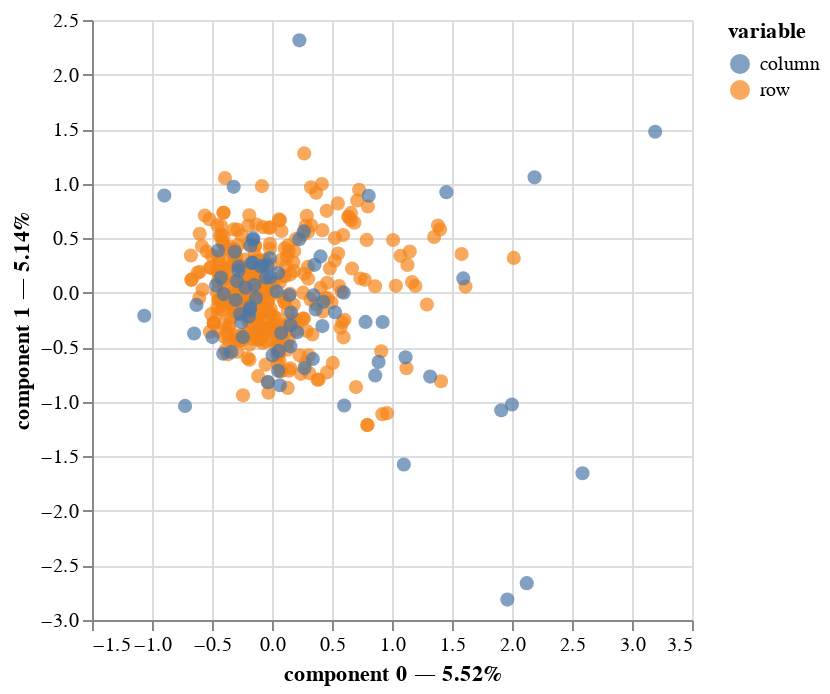

The cell this chart's notebook holds for it:
### Code cell
ax = mca.plot(dfa_test)
ax

### Figure 1 — Vega-Lite specification as saved in the notebook (floating-point values rounded to 4 significant figures; data arrays with more than 128 entries replaced by an {"elided": "..."} marker saying what was removed)
{"config": {"view": {"continuousWidth": 300, "continuousHeight": 300}}, "layer": [{"data": {"name": "data-2d6fdeef15ba56d0b54564a52917c029"}, "mark": {"type": "circle", "size": 50}, "encoding": {"color": {"field": "variable", "type": "nominal"}, "tooltip": [{"field": "variable", "type": "nominal"}, {"field": "value", "type": "nominal"}, {"field": "component 0", "type": "quantitative"}, {"field": "component 1", "type": "quantitative"}], "x": {"axis": {"title": "component 0 — 5.52%"}, "field": "component 0", "scale": {"zero": false}, "type": "quantitative"}, "y": {"axis": {"title": "component 1 — 5.14%"}, "field": "component 1", "scale": {"zero": false}, "type": "quantitative"}}, "name": "view_7"}, {"data": {"name": "data-4f1ff670bef3b7fd7541fcd27f8a31f4"}, "mark": {"type": "circle", "size": 50}, "encoding": {"color": {"field": "variable", "type": "nominal"}, "tooltip": [{"field": "variable", "type": "nominal"}, {"field": "value", "type": "nominal"}, {"field": "component 0", "type": "quantitative"}, {"field": "component 1", "type": "quantitative"}], "x": {"axis": {"title": "component 0 — 5.52%"}, "field": "component 0", "scale": {"zero": false}, "type": "quantitative"}, "y": {"axis": {"title": "component 1 — 5.14%"}, "field": "component 1", "scale": {"zero": false}, "type": "quantitative"}}}], "params": [{"name": "param_7", "select": {"type": "interval", "encodings": ["x", "y"]}, "bind": "scales", "views": ["view_7"]}], "$schema": "https://vega.github.io/schema/vega-lite/v5.20.1.json", "datasets": {"data-2d6fdeef15ba56d0b54564a52917c029": {"elided": "373 records"}, "data-4f1ff670bef3b7fd7541fcd27f8a31f4": [{"component 0": 0.004641, "component 1": -0.5739, "component 2": 0.9818, "component 3": -0.2076, "component 4": -0.2108, "component 5": 0.01221, "component 6": 0.7402, "component 7": -0.35, "component 8": -0.03581, "variable": "column", "value": "adopt_age__0.0", "label": "adopt_age__0.0"}, {"component 0": 0.3639, "component 1": -0.1531, "component 2": 0.7445, "component 3": -0.02158, "component 4": -0.03025, "component 5": -0.1223, "component 6": -0.008522, "component 7": 0.2019, "component 8": -0.1974, "variable": "column", "value": "adopt_age__1.0", "label": "adopt_age__1.0"}, {"component 0": -0.2218, "component 1": 0.04534, "component 2": -0.609, "component 3": 0.3067, "component 4": 0.4896, "component 5": 0.5147, "component 6": -0.6256, "component 7": -0.4243, "component 8": 0.2744, "variable": "column", "value": "adopt_age__10.0", "label": "adopt_age__10.0"}, {"component 0": -0.03442, "component 1": -0.82, "component 2": -0.6777, "component 3": 0.7572, "component 4": 0.3185, "component 5": -0.3943, "component 6": -0.06142, "component 7": 0.6787, "component 8": -0.02939, "variable": "column", "value": "adopt_age__11.0", "label": "adopt_age__11.0"}, {"component 0": 0.8603, "component 1": -0.7582, "component 2": -1.106, "component 3": 0.1896, "component 4": 1.398, "component 5": 1.148, "component 6": 1.133, "component 7": 1.848, "component 8": 0.8892, "variable": "column", "value": "adopt_age__12.0", "label": "adopt_age__12.0"}, {"component 0": -0.1565, "component 1": 0.5003, "component 2": -0.5787, "component 3": 0.8355, "component 4": 0.1353, "component 5": -0.2244, "component 6": -0.1211, "component 7": 0.3102, "component 8": -0.3613, "variable": "column", "value": "adopt_age__13.0", "label": "adopt_age__13.0"}, {"component 0": 0.4042, "component 1": 0.333, "component 2": 0.1552, "component 3": 1.136, "component 4": 1.009, "component 5": -0.7014, "component 6": 0.6511, "component 7": 0.5875, "component 8": -0.5348, "variable": "column", "value": "adopt_age__15.0", "label": "adopt_age__15.0"}, {"component 0": 2.587, "component 1": -1.655, "component 2": -3.034, "component 3": 2.285, "component 4": 0.508, "component 5": -1.852, "component 6": 3.227, "component 7": 1.064, "component 8": -0.366, "variable": "column", "value": "adopt_age__16.0", "label": "adopt_age__16.0"}, {"component 0": 1.961, "component 1": -2.813, "component 2": -2.351, "component 3": 2.08, "component 4": 0.5664, "component 5": -1.551, "component 6": 2.087, "component 7": 1.371, "component 8": -0.5888, "variable": "column", "value": "adopt_age__18.0", "label": "adopt_age__18.0"}, {"component 0": 0.1598, "component 1": -0.1846, "component 2": 0.3869, "component 3": -0.2531, "component 4": -0.1853, "component 5": 0.04617, "component 6": 0.003129, "component 7": 0.08562, "component 8": -0.2351, "variable": "column", "value": "adopt_age__2.0", "label": "adopt_age__2.0"}, {"component 0": 0.05088, "component 1": -0.7163, "component 2": -0.375, "component 3": 0.01882, "component 4": -0.6831, "component 5": 0.5545, "component 6": -3.19, "component 7": -0.3099, "component 8": 1.061, "variable": "column", "value": "adopt_age__20.0", "label": "adopt_age__20.0"}, {"component 0": 1.318, "component 1": -0.7685, "component 2": 0.1745, "component 3": -0.1234, "component 4": -0.6894, "component 5": -0.0162, "component 6": -0.6678, "component 7": -1.615, "component 8": 0.00435, "variable": "column", "value": "adopt_age__22.0", "label": "adopt_age__22.0"}, {"component 0": 0.06516, "component 1": -0.8481, "component 2": -0.7037, "component 3": -0.6971, "component 4": 1.308, "component 5": -0.6924, "component 6": -0.4145, "component 7": -0.09443, "component 8": 0.216, "variable": "column", "value": "adopt_age__27.0", "label": "adopt_age__27.0"}, {"component 0": -0.03845, "component 1": 0.2475, "component 2": 0.2113, "component 3": -0.2935, "component 4": 0.1739, "component 5": -0.244, "component 6": 0.1003, "component 7": 0.02955, "component 8": -0.5151, "variable": "column", "value": "adopt_age__3.0", "label": "adopt_age__3.0"}, {"component 0": 0.2644, "component 1": 0.5619, "component 2": 0.1899, "component 3": -0.3098, "component 4": -0.2043, "component 5": -0.3242, "component 6": 0.09021, "component 7": 0.02051, "component 8": 0.2272, "variable": "column", "value": "adopt_age__4.0", "label": "adopt_age__4.0"}, {"component 0": 0.5977, "component 1": 0.0007606, "component 2": -1.816, "component 3": -0.1838, "component 4": -0.6892, "component 5": 2.457, "component 6": -0.0005463, "component 7": 0.1266, "component 8": 0.8184, "variable": "column", "value": "adopt_age__40.0", "label": "adopt_age__40.0"}, {"component 0": -0.01734, "component 1": 0.3183, "component 2": -0.07563, "component 3": -0.2642, "component 4": 0.2822, "component 5": -0.3223, "component 6": -0.1283, "component 7": 0.2389, "component 8": -0.3352, "variable": "column", "value": "adopt_age__5.0", "label": "adopt_age__5.0"}, {"component 0": -0.1589, "component 1": 0.4842, "component 2": -0.07723, "component 3": 0.1275, "component 4": 0.05324, "component 5": -0.2577, "component 6": 0.06306, "component 7": 0.2451, "component 8": 0.2155, "variable": "column", "value": "adopt_age__6.0", "label": "adopt_age__6.0"}, {"component 0": -0.06853, "component 1": 0.2506, "component 2": -0.6177, "component 3": -0.02679, "component 4": -0.1724, "component 5": 0.02041, "component 6": -0.2148, "component 7": 0.03675, "component 8": 0.7485, "variable": "column", "value": "adopt_age__7.0", "label": "adopt_age__7.0"}, {"component 0": -0.6293, "component 1": -0.1114, "component 2": -0.5295, "component 3": 0.3574, "component 4": -0.5012, "component 5": 0.1576, "component 6": -0.4925, "component 7": -0.6004, "component 8": 0.03472, "variable": "column", "value": "adopt_age__8.0", "label": "adopt_age__8.0"}, {"component 0": -0.2919, "component 1": 0.1085, "component 2": -0.5321, "component 3": 0.2221, "component 4": 0.1023, "component 5": 0.9879, "component 6": -0.5735, "component 7": -0.3604, "component 8": -0.1644, "variable": "column", "value": "adopt_age__9.0", "label": "adopt_age__9.0"}, {"component 0": 0.05499, "component 1": -0.5333, "component 2": 1.113, "component 3": 0.2389, "component 4": 0.2574, "component 5": 0.2448, "component 6": 0.5647, "component 7": -0.2594, "component 8": 0.3823, "variable": "column", "value": "adozione_int__0", "label": "adozione_int__0"}, {"component 0": -0.01454, "component 1": 0.141, "component 2": -0.2944, "component 3": -0.06316, "component 4": -0.06806, "component 5": -0.06473, "component 6": -0.1493, "component 7": 0.06858, "component 8": -0.1011, "variable": "column", "value": "adozione_int__1", "label": "adozione_int__1"}, {"component 0": -0.3099, "component 1": 0.375, "component 2": 0.2493, "component 3": 0.2918, "component 4": -0.1011, "component 5": -0.1491, "component 6": -0.08027, "component 7": 0.02386, "component 8": 0.01285, "variable": "column", "value": "attualmente_lavora__0.0", "label": "attualmente_lavora__0.0"}, {"component 0": 0.1533, "component 1": -0.4913, "component 2": -0.3171, "component 3": -0.5459, "component 4": 0.3174, "component 5": 0.1138, "component 6": 0.1868, "component 7": 0.09451, "component 8": -0.01866, "variable": "column", "value": "attualmente_lavora__1.0", "label": "attualmente_lavora__1.0"}, {"component 0": 1.594, "component 1": 0.1315, "component 2": 0.02336, "component 3": 1.205, "component 4": -1.282, "component 5": 0.4972, "component 6": -0.5786, "component 7": -0.8392, "component 8": 0.01678, "variable": "column", "value": "attualmente_lavora__99.0", "label": "attualmente_lavora__99.0"}, {"component 0": -0.147, "component 1": 0.07067, "component 2": 0.004826, "component 3": 0.04381, "component 4": 0.1104, "component 5": -0.04205, "component 6": 0.09076, "component 7": -0.03239, "component 8": -0.05997, "variable": "column", "value": "dovuto_ripetere_anni_madre__0.0", "label": "dovuto_ripetere_anni_madre__0.0"}, {"component 0": -0.4018, "component 1": -0.01277, "component 2": 0.02958, "component 3": 0.01275, "component 4": 0.07353, "component 5": -0.01587, "component 6": 0.004713, "component 7": -0.1417, "component 8": -0.01227, "variable": "column", "value": "dovuto_ripetere_anni_madre__1.0", "label": "dovuto_ripetere_anni_madre__1.0"}, {"component 0": -0.04932, "component 1": 0.1389, "component 2": 0.4406, "component 3": -0.4755, "component 4": 0.1698, "component 5": -0.1063, "component 6": -0.3121, "component 7": 0.444, "component 8": -0.75, "variable": "column", "value": "dovuto_ripetere_anni_madre__2.0", "label": "dovuto_ripetere_anni_madre__2.0"}, {"component 0": 0.9218, "component 1": -0.2686, "component 2": -0.8585, "component 3": -1.99, "component 4": -1.442, "component 5": -1.956, "component 6": 1.035, "component 7": -0.6973, "component 8": 1.71, "variable": "column", "value": "dovuto_ripetere_anni_madre__3.0", "label": "dovuto_ripetere_anni_madre__3.0"}, {"component 0": 0.5247, "component 1": -0.1785, "component 2": -0.03462, "component 3": -0.0429, "component 4": -0.292, "component 5": 0.1634, "component 6": -0.2359, "component 7": 0.1275, "component 8": 0.17, "variable": "column", "value": "dovuto_ripetere_anni_madre__99.0", "label": "dovuto_ripetere_anni_madre__99.0"}, {"component 0": -0.1793, "component 1": 0.4303, "component 2": 0.2953, "component 3": 0.5157, "component 4": -0.1034, "component 5": -0.1464, "component 6": -0.201, "component 7": 0.2043, "component 8": -0.04507, "variable": "column", "value": "dovuto_ripetere_anni_superiore__0.0", "label": "dovuto_ripetere_anni_superiore__0.0"}, {"component 0": -0.4971, "component 1": -0.4064, "component 2": 0.5049, "component 3": -0.2874, "component 4": -0.1875, "component 5": 0.07177, "component 6": 0.2368, "component 7": 0.05431, "component 8": -0.4024, "variable": "column", "value": "dovuto_ripetere_anni_superiore__1.0", "label": "dovuto_ripetere_anni_superiore__1.0"}, {"component 0": -0.6494, "component 1": -0.3741, "component 2": -1.466, "component 3": -0.8708, "component 4": -1.481, "component 5": 2.193, "component 6": 0.2996, "component 7": 1.539, "component 8": -0.1502, "variable": "column", "value": "dovuto_ripetere_anni_superiore__2.0", "label": "dovuto_ripetere_anni_superiore__2.0"}, {"component 0": 0.2282, "component 1": 2.313, "component 2": -0.7353, "component 3": -2.605, "component 4": -4.16, "component 5": -3.307, "component 6": 2.213, "component 7": -1.21, "component 8": 3.207, "variable": "column", "value": "dovuto_ripetere_anni_superiore__3.0", "label": "dovuto_ripetere_anni_superiore__3.0"}, {"component 0": 0.4196, "component 1": -0.3058, "component 2": -0.3469, "component 3": -0.295, "component 4": 0.3884, "component 5": -0.0009276, "component 6": 0.04829, "component 7": -0.3397, "component 8": 0.1433, "variable": "column", "value": "dovuto_ripetere_anni_superiore__99.0", "label": "dovuto_ripetere_anni_superiore__99.0"}, {"component 0": 0.03788, "component 1": 0.01338, "component 2": -0.007684, "component 3": 0.002639, "component 4": 0.05136, "component 5": 0.01772, "component 6": -0.004043, "component 7": -0.01335, "component 8": -0.001509, "variable": "column", "value": "fatto_esperienze_allestero__0", "label": "fatto_esperienze_allestero__0"}, {"component 0": -0.1344, "component 1": -0.04747, "component 2": 0.02727, "component 3": -0.009366, "component 4": -0.1823, "component 5": -0.0629, "component 6": 0.01435, "component 7": 0.04739, "component 8": 0.005357, "variable": "column", "value": "fatto_esperienze_allestero__1", "label": "fatto_esperienze_allestero__1"}, {"component 0": -0.1595, "component 1": 0.275, "component 2": -0.2605, "component 3": -0.1781, "component 4": -0.2038, "component 5": 0.08539, "component 6": -0.01597, "component 7": -0.03275, "component 8": -0.07926, "variable": "column", "value": "genere_fem__0", "label": "genere_fem__0"}, {"component 0": 0.21, "component 1": -0.3621, "component 2": 0.343, "component 3": 0.2345, "component 4": 0.2683, "component 5": -0.1124, "component 6": 0.02103, "component 7": 0.04313, "component 8": 0.1044, "variable": "column", "value": "genere_fem__1", "label": "genere_fem__1"}, {"component 0": -0.2432, "component 1": -0.406, "component 2": -0.044, "component 3": 0.01155, "component 4": -0.1153, "component 5": -0.071, "component 6": -0.1375, "component 7": -0.0288, "component 8": 0.06391, "variable": "column", "value": "presenza_certificazione_sensi_l170_2010__0.0", "label": "presenza_certificazione_sensi_l170_2010__0.0"}, {"component 0": -0.3195, "component 1": 0.9707, "component 2": 0.04722, "component 3": 0.2466, "component 4": 0.8279, "component 5": 0.5076, "component 6": 0.5143, "component 7": -0.03932, "component 8": -0.02892, "variable": "column", "value": "presenza_certificazione_sensi_l170_2010__1.0", "label": "presenza_certificazione_sensi_l170_2010__1.0"}, {"component 0": 1.453, "component 1": 0.9216, "component 2": 0.1579, "component 3": -0.3004, "component 4": -0.2904, "component 5": -0.1767, "component 6": 0.1263, "component 7": 0.1736, "component 8": -0.2689, "variable": "column", "value": "presenza_certificazione_sensi_l170_2010__99.0", "label": "presenza_certificazione_sensi_l170_2010__99.0"}, {"component 0": -0.2653, "component 1": -0.1961, "component 2": -0.02072, "component 3": 0.009775, "component 4": 0.0001108, "component 5": -0.05707, "component 6": -0.07157, "component 7": 0.08454, "component 8": 0.04293, "variable": "column", "value": "presenza_patologie_certificate_sensi_104_comma_1_comma_3_1992__0.0", "label": "presenza_patologie_certificate_sensi_104_comma_1_comma_3_1992__0.0"}, {"component 0": 0.8059, "component 1": 0.8888, "component 2": -0.3208, "component 3": 0.2424, "component 4": -0.08683, "component 5": -0.1419, "component 6": 0.7211, "component 7": -1.013, "component 8": -0.5651, "variable": "column", "value": "presenza_patologie_certificate_sensi_104_comma_1_comma_3_1992__1.0", "label": "presenza_patologie_certificate_sensi_104_comma_1_comma_3_1992__1.0"}, {"component 0": 2.188, "component 1": 1.058, "component 2": 0.9035, "component 3": -0.6, "component 4": 0.1642, "component 5": 1.072, "component 6": -0.3714, "component 7": 0.7461, "component 8": 0.4759, "variable": "column", "value": "presenza_patologie_certificate_sensi_104_comma_1_comma_3_1992__99.0", "label": "presenza_patologie_certificate_sensi_104_comma_1_comma_3_1992__99.0"}, {"component 0": 1.098, "component 1": -1.574, "component 2": -1.329, "component 3": 1.455, "component 4": 0.658, "component 5": -1.391, "component 6": 1.241, "component 7": 1.037, "component 8": -0.3146, "variable": "column", "value": "prima_classe_frequenza_scuola__0.0", "label": "prima_classe_frequenza_scuola__0.0"}, {"component 0": -0.3396, "component 1": -0.5436, "component 2": 1.156, "component 3": 0.01836, "component 4": -0.2141, "component 5": 0.01778, "component 6": 0.5701, "component 7": -0.2417, "component 8": -0.2649, "variable": "column", "value": "prima_classe_frequenza_scuola__1.0", "label": "prima_classe_frequenza_scuola__1.0"}, {"component 0": 0.2273, "component 1": 0.4898, "component 2": 0.07276, "component 3": -0.2962, "component 4": 0.3851, "component 5": -0.7679, "component 6": -0.3799, "component 7": 0.489, "component 8": -0.409, "variable": "column", "value": "prima_classe_frequenza_scuola__2.0", "label": "prima_classe_frequenza_scuola__2.0"}, {"component 0": 0.1452, "component 1": -0.02096, "component 2": 0.2902, "component 3": -0.4539, "component 4": -0.192, "component 5": 0.2118, "component 6": 0.5474, "component 7": -0.3985, "component 8": -0.1462, "variable": "column", "value": "prima_classe_frequenza_scuola__3.0", "label": "prima_classe_frequenza_scuola__3.0"}, {"component 0": -0.2781, "component 1": 0.2404, "component 2": -0.5512, "component 3": 0.09669, "component 4": -0.2483, "component 5": 0.03377, "component 6": 0.07575, "component 7": 0.2152, "component 8": 0.9402, "variable": "column", "value": "prima_classe_frequenza_scuola__4.0", "label": "prima_classe_frequenza_scuola__4.0"}, {"component 0": -0.4066, "component 1": -0.5593, "component 2": -0.6315, "component 3": 0.7188, "component 4": -0.4527, "component 5": -0.09799, "component 6": -1.374, "component 7": -1.337, "component 8": -0.7621, "variable": "column", "value": "prima_classe_frequenza_scuola__5.0", "label": "prima_classe_frequenza_scuola__5.0"}, {"component 0": -0.4482, "component 1": 0.3872, "component 2": -0.4504, "component 3": 0.6067, "component 4": 0.2464, "component 5": 1.248, "component 6": -0.3131, "component 7": -0.5321, "component 8": -0.6017, "variable": "column", "value": "prima_classe_frequenza_scuola__6.0", "label": "prima_classe_frequenza_scuola__6.0"}, {"component 0": -0.192, "component 1": -0.2184, "component 2": -0.959, "component 3": -0.4111, "component 4": 0.6912, "component 5": 0.8432, "component 6": -1.597, "component 7": -0.3388, "component 8": 0.8795, "variable": "column", "value": "prima_classe_frequenza_scuola__7.0", "label": "prima_classe_frequenza_scuola__7.0"}, {"component 0": -1.064, "component 1": -0.211, "component 2": -2.334, "component 3": 1.523, "component 4": -1.446, "component 5": 1.947, "component 6": 1.514, "component 7": 4.78, "component 8": -1.246, "variable": "column", "value": "prima_classe_frequenza_scuola__8.0", "label": "prima_classe_frequenza_scuola__8.0"}, {"component 0": 3.193, "component 1": 1.475, "component 2": 2.433, "component 3": -2.165, "component 4": 6.539, "component 5": 5.104, "component 6": 2.547, "component 7": 0.69, "component 8": 5.019, "variable": "column", "value": "prima_classe_frequenza_scuola__9.0", "label": "prima_classe_frequenza_scuola__9.0"}, {"component 0": 1.911, "component 1": -1.078, "component 2": 2.251, "component 3": 1.542, "component 4": -1.102, "component 5": 1.264, "component 6": -1.329, "component 7": 0.3439, "component 8": 1.165, "variable": "column", "value": "prima_classe_frequenza_scuola__99.0", "label": "prima_classe_frequenza_scuola__99.0"}, {"component 0": 2.123, "component 1": -2.663, "component 2": -2.202, "component 3": 0.9743, "component 4": 0.6706, "component 5": -1.606, "component 6": 1.359, "component 7": 1.549, "component 8": -0.5697, "variable": "column", "value": "qual_titolo_studio_massimo_conseguito__0.5", "label": "qual_titolo_studio_massimo_conseguito__0.5"}, {"component 0": 0.3462, "component 1": -0.02471, "component 2": -0.2138, "component 3": -0.2641, "component 4": 0.1979, "component 5": -0.04404, "component 6": 0.04701, "component 7": -0.6505, "component 8": 0.1854, "variable": "column", "value": "qual_titolo_studio_massimo_conseguito__1.0", "label": "qual_titolo_studio_massimo_conseguito__1.0"}, {"component 0": 0.4279, "component 1": -0.08383, "component 2": -0.6461, "component 3": -0.1445, "component 4": 0.5334, "component 5": 0.1819, "component 6": 0.01316, "component 7": -0.3225, "component 8": 0.1692, "variable": "column", "value": "qual_titolo_studio_massimo_conseguito__2.0", "label": "qual_titolo_studio_massimo_conseguito__2.0"}, {"component 0": -0.2793, "component 1": 0.2027, "component 2": 0.2274, "component 3": 0.1921, "component 4": -0.2528, "component 5": 0.0005601, "component 6": -0.03041, "component 7": 0.2197, "component 8": -0.09303, "variable": "column", "value": "qual_titolo_studio_massimo_conseguito__3.0", "label": "qual_titolo_studio_massimo_conseguito__3.0"}, {"component 0": 0.7796, "component 1": -0.2673, "component 2": -0.4369, "component 3": 0.1371, "component 4": 0.1637, "component 5": -0.1644, "component 6": -0.08488, "component 7": -0.1683, "component 8": -0.1624, "variable": "column", "value": "qual_titolo_studio_massimo_conseguito__4.0", "label": "qual_titolo_studio_massimo_conseguito__4.0"}, {"component 0": 0.34, "component 1": -0.6078, "component 2": -0.215, "component 3": -0.4472, "component 4": 0.4466, "component 5": -0.02815, "component 6": 0.07451, "component 7": -0.2043, "component 8": 0.2383, "variable": "column", "value": "qual_titolo_studio_massimo_conseguito__5.0", "label": "qual_titolo_studio_massimo_conseguito__5.0"}, {"component 0": 0.6016, "component 1": -1.034, "component 2": 0.4442, "component 3": -1.148, "component 4": 0.246, "component 5": -0.3627, "component 6": 0.1002, "component 7": -0.2778, "component 8": -0.1994, "variable": "column", "value": "qual_titolo_studio_massimo_conseguito__6.0", "label": "qual_titolo_studio_massimo_conseguito__6.0"}, {"component 0": -0.7245, "component 1": -1.037, "component 2": 0.2352, "component 3": 0.03523, "component 4": -0.4374, "component 5": -1.465, "component 6": -1.301, "component 7": 3.975, "component 8": 4.273, "variable": "column", "value": "qual_titolo_studio_massimo_conseguito_madre__0.5", "label": "qual_titolo_studio_massimo_conseguito_madre__0.5"}, {"component 0": 0.8883, "component 1": -0.6344, "component 2": -0.971, "component 3": 0.9913, "component 4": 0.4329, "component 5": -0.8228, "component 6": 1.068, "component 7": -0.09378, "component 8": 0.8167, "variable": "column", "value": "qual_titolo_studio_massimo_conseguito_madre__1.0", "label": "qual_titolo_studio_massimo_conseguito_madre__1.0"}, {"component 0": -0.2544, "component 1": -0.2706, "component 2": 0.411, "component 3": -0.6649, "component 4": -0.7112, "component 5": 1.208, "component 6": 0.02037, "component 7": 0.6468, "component 8": -0.4699, "variable": "column", "value": "qual_titolo_studio_massimo_conseguito_madre__2.0", "label": "qual_titolo_studio_massimo_conseguito_madre__2.0"}, {"component 0": 0.3548, "component 1": 0.2554, "component 2": -0.02604, "component 3": -0.5831, "component 4": 0.1341, "component 5": -0.1844, "component 6": -0.2337, "component 7": -0.06341, "component 8": -0.2174, "variable": "column", "value": "qual_titolo_studio_massimo_conseguito_madre__3.0", "label": "qual_titolo_studio_massimo_conseguito_madre__3.0"}, {"component 0": -0.3024, "component 1": -0.06664, "component 2": 1.064, "component 3": -0.4478, "component 4": 0.9955, "component 5": -2.125, "component 6": -1.245, "component 7": 1.725, "component 8": -1.835, "variable": "column", "value": "qual_titolo_studio_massimo_conseguito_madre__4.0", "label": "qual_titolo_studio_massimo_conseguito_madre__4.0"}, {"component 0": -0.4663, "component 1": 0.06692, "component 2": 0.02722, "component 3": 0.1595, "component 4": 0.3744, "component 5": -0.01454, "component 6": 0.2793, "component 7": 0.1105, "component 8": 0.2908, "variable": "column", "value": "qual_titolo_studio_massimo_conseguito_madre__5.0", "label": "qual_titolo_studio_massimo_conseguito_madre__5.0"}, {"component 0": -0.1849, "component 1": -0.1577, "component 2": -0.1567, "component 3": 0.7993, "component 4": -0.2558, "component 5": 0.1371, "component 6": 0.3387, "component 7": -0.6749, "component 8": -0.7691, "variable": "column", "value": "qual_titolo_studio_massimo_conseguito_madre__6.0", "label": "qual_titolo_studio_massimo_conseguito_madre__6.0"}, {"component 0": -0.8971, "component 1": 0.8906, "component 2": 0.1044, "component 3": -0.1196, "component 4": -1.882, "component 5": -1.928, "component 6": -0.1129, "component 7": -0.3529, "component 8": 3.124, "variable": "column", "value": "qual_titolo_studio_massimo_conseguito_madre__7.0", "label": "qual_titolo_studio_massimo_conseguito_madre__7.0"}, {"component 0": 1.113, "component 1": -0.5924, "component 2": 0.1332, "component 3": 0.6237, "component 4": -0.7841, "component 5": 0.7495, "component 6": -1.37, "component 7": -0.07164, "component 8": 0.6525, "variable": "column", "value": "qual_titolo_studio_massimo_conseguito_madre__99.0", "label": "qual_titolo_studio_massimo_conseguito_madre__99.0"}, {"component 0": -0.4259, "component 1": 0.1392, "component 2": -0.07786, "component 3": -1.081, "component 4": -2.186, "component 5": 0.1652, "component 6": 1.917, "component 7": -0.5464, "component 8": -0.2089, "variable": "column", "value": "school_experience_primary_encoded__1.0", "label": "school_experience_primary_encoded__1.0"}, {"component 0": 0.07601, "component 1": -0.3698, "component 2": 0.6275, "component 3": -0.3893, "component 4": -0.2541, "component 5": -0.317, "component 6": -0.2318, "component 7": 0.1997, "component 8": -0.1747, "variable": "column", "value": "school_experience_primary_encoded__2.0", "label": "school_experience_primary_encoded__2.0"}, {"component 0": -0.1696, "component 1": 0.2719, "component 2": -0.24, "component 3": 0.153, "component 4": 0.3132, "component 5": 0.1821, "component 6": -0.06992, "component 7": -0.1893, "component 8": 0.1363, "variable": "column", "value": "school_experience_primary_encoded__3.0", "label": "school_experience_primary_encoded__3.0"}, {"component 0": 1.999, "component 1": -1.025, "component 2": -1.273, "component 3": 1.599, "component 4": -0.6099, "component 5": -0.2482, "component 6": 1.097, "component 7": 1.469, "component 8": -0.3763, "variable": "column", "value": "school_experience_primary_encoded__99.0", "label": "school_experience_primary_encoded__99.0"}, {"component 0": 0.05048, "component 1": 0.1812, "component 2": -0.04965, "component 3": -0.1976, "component 4": -0.03292, "component 5": -0.1978, "component 6": -0.02234, "component 7": 0.04079, "component 8": -0.07412, "variable": "column", "value": "scolarizzato_paese_origine_italia_inclusa__0.0", "label": "scolarizzato_paese_origine_italia_inclusa__0.0"}, {"component 0": -0.1828, "component 1": -0.1341, "component 2": -0.3885, "component 3": 0.3524, "component 4": 0.01973, "component 5": 0.2342, "component 6": -0.1994, "component 7": -0.07009, "component 8": 0.109, "variable": "column", "value": "scolarizzato_paese_origine_italia_inclusa__1.0", "label": "scolarizzato_paese_origine_italia_inclusa__1.0"}, {"component 0": 0.1543, "component 1": -0.298, "component 2": 0.7759, "component 3": -0.01166, "component 4": 0.06169, "component 5": 0.182, "component 6": 0.3892, "component 7": -0.001946, "component 8": 0.03354, "variable": "column", "value": "scolarizzato_paese_origine_italia_inclusa__99.0", "label": "scolarizzato_paese_origine_italia_inclusa__99.0"}, {"component 0": -0.09378, "component 1": 0.2393, "component 2": 0.1204, "component 3": 0.1353, "component 4": 0.009293, "component 5": 0.05047, "component 6": 0.0882, "component 7": 0.1575, "component 8": -0.001997, "variable": "column", "value": "sibling_adopt_yes__0", "label": "sibling_adopt_yes__0"}, {"component 0": 0.2706, "component 1": -0.6905, "component 2": -0.3474, "component 3": -0.3904, "component 4": -0.02681, "component 5": -0.1456, "component 6": -0.2545, "component 7": -0.4544, "component 8": 0.005761, "variable": "column", "value": "sibling_adopt_yes__1", "label": "sibling_adopt_yes__1"}]}}
